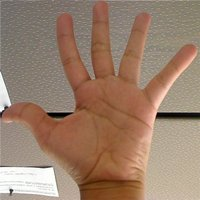
//> input picture pic/hand.jpg, 200 x 200 px
$ ./convexHull   (built with g++ and OpenCV 4)
//> lines starting //> are read from the running program, lines starting //| are printed output that depends on the picture; after the words box and inside, x2 and y2 are one past the last pixel; in counts of white or black regions, pixels touching at a corner belong together
#include "opencv2/imgcodecs.hpp"
#include "opencv2/highgui.hpp"
#include "opencv2/imgproc.hpp"
#include <iostream>
using namespace cv;
using namespace std;
Mat src;
Mat src_gray;
int thresh = 100;
int maxthresh = 256;
RNG rng(123456);

void thresh_callback(int, void *);

int main(int argc, char const *argv[])
{
    /* code */
    const char *window_name = "source image";
    const char *filename = argc >= 2 ? argv[1] : "./pic/hand.jpg";
    src = imread(filename, IMREAD_COLOR);
//> src is the input picture: 200 rows x 200 cols, CV_8UC3; mean B, G, R 107.8, 127.1, 154.3
    if (src.empty())
        return -1;

    cvtColor(src, src_gray, COLOR_BGR2GRAY);
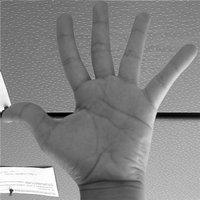
//> src_gray: 200 rows x 200 cols, CV_8UC1; min 0, max 255, mean 133.1

    blur(src_gray, src_gray, Size(3, 3));
    imshow(window_name, src_gray);

    createTrackbar("Threshold:", window_name, &thresh, maxthresh, thresh_callback);
    thresh_callback(0, 0);
    waitKey(0);
    return 0;
}

void thresh_callback(int, void *)
{
    Mat thresh_output;
    vector<vector<Point>> contours;
    vector<Vec4i> hierarchy;

    threshold(src_gray, thresh_output, thresh, 255, THRESH_BINARY);
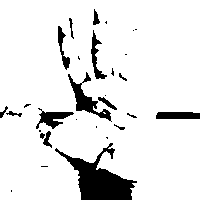
//> thresh_output: 200 rows x 200 cols, CV_8UC1; 90% white; 30 black regions (15 under 20 px)
    imshow("thresh_output", thresh_output);
     // coutours向量内每个元素保存了一组由连续的Point点构成的点的集合的向量，每一组Point点集就是一个轮廓
    // hierarchy[i]定义了一个“向量内每一个元素包含了4个int型变量”的向量
    // 表示,i个轮廓的后一个轮廓、前一个轮廓、父轮廓、内嵌轮廓的索引编号
    // void findContours//提取轮廓，用于提取图像的轮廓
    // (
    // InputOutputArray image,//输入图像，必须是8位单通道图像，并且应该转化成二值的
    // OutputArrayOfArrays contours,//检测到的轮廓，每个轮廓被表示成一个point向量
    // OutputArray hierarchy,//可选的输出向量，包含图像的拓扑信息。其中元素的个数和检测到的轮廓的数量相等
    // int mode,//说明需要的轮廓类型和希望的返回值方式
    // int method,//轮廓近似方法
    // Point offset = Point()
    // )
    findContours(thresh_output, contours, hierarchy, RETR_TREE, CHAIN_APPROX_SIMPLE, Point(0, 0));
//> contours = 32 contours, 15 with area under 20; largest, box (x1, y1, x2, y2) and area: (0, 0, 200, 200) 37260, (67, 73, 112, 122) 615, (35, 110, 75, 130) 394, (90, 29, 108, 80) 310, (57, 25, 71, 71) 242
    vector<vector<Point>> hull(contours.size());
//> hull = 32 empty contours

    for (size_t i = 0; i < contours.size(); i++)
    {
        convexHull(Mat(contours[i]), hull[i], false);
        // convexhull函数的作用：计算出图像的凸包，根据图像的轮廓点，通过函数convexhull转化成凸包的点点坐标，从而画出图像的凸包。
        // InputArray points: 得到的点集，一般是用图像轮廓函数求得的轮廓点
        // OutputArray hull: 输出的是凸包的二维xy点的坐标值，针对每一个轮廓形成的
        // bool clockwise = false: 表示凸包的方向，顺时针或者逆时针
        // bool returnPoint = true: 表示返回点还是点地址的索引
    }
//> this loop made 32 passes
    Mat drawing = Mat::zeros(thresh_output.size(), CV_8UC3);

    for (size_t i = 0; i < contours.size(); i++)
    {
        /* code */
        Scalar color = Scalar(rng.uniform(0, 255), rng.uniform(0, 255), rng.uniform(0, 255));
        drawContours(drawing, contours, (int)i, color, 1, 8, vector<Vec4i>(), 0, Point());
        drawContours(drawing, hull, (int)i, color, 1, 8, vector<Vec4i>(), 0, Point());
         // void drawContours//绘制轮廓，用于绘制找到的图像轮廓
        // (
        // InputOutputArray image,//要绘制轮廓的图像
        // InputArrayOfArrays contours,//所有输入的轮廓，每个轮廓被保存成一个point向量
        // int contourIdx,//指定要绘制轮廓的编号，如果是负数，则绘制所有的轮廓
        // const Scalar& color,//绘制轮廓所用的颜色
        // int thickness = 1, //绘制轮廓的线的粗细，如果是负数，则轮廓内部被填充
        // int lineType = 8, /绘制轮廓的线的连通性
        // InputArray hierarchy = noArray(),//关于层级的可选参数，只有绘制部分轮廓时才会用到
        // int maxLevel = INT_MAX,//绘制轮廓的最高级别，这个参数只有hierarchy有效的时候才有效
        // //maxLevel=0，绘制与输入轮廓属于同一等级的所有轮廓即输入轮廓和与其相邻的轮廓
        // //maxLevel=1, 绘制与输入轮廓同一等级的所有轮廓与其子节点。
        // //maxLevel=2，绘制与输入轮廓同一等级的所有轮廓与其子节点以及子节点的子节点
        // Point offset = Point()
        // )
    }
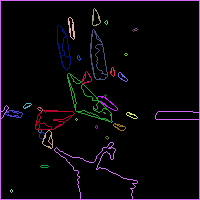
//> drawing: 200 rows x 200 cols, CV_8UC3; mean B, G, R 10.5, 6.2, 9.5

    namedWindow("Hull demo", WINDOW_AUTOSIZE);
    imshow("Hull demo", drawing);
}
